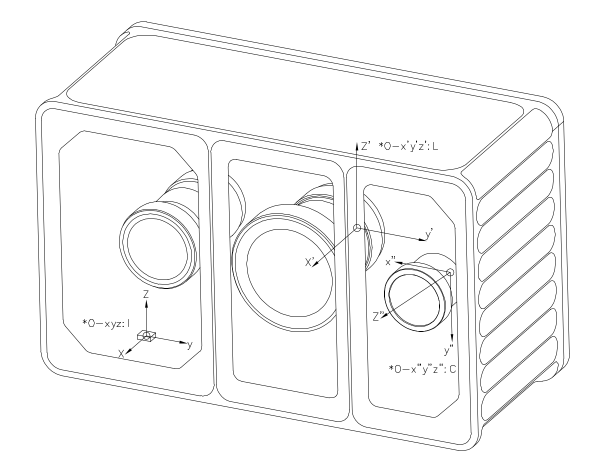
#> input picture 05_software/train/rc_mjlab/tools/nav_tools/assets/coordinate.png, 1229 x 944 px (shown at 1/2 size)
$ python annotate_odin1_relocalization_frame.py
#> lines starting #> are read from the running program, lines starting #| are printed output that depends on the picture
#!/usr/bin/env python3
"""Generate an annotated Odin1 relocalization-frame PNG.

The wiki defines Odin1 frames as:
  I: IMU frame
  L: LiDAR / point-cloud frame
  C = camera frame

Relocalization poses are tied to the SLAM point-cloud map, so the device pose
should be treated as T_map_L unless a driver-specific TF remaps it.
"""

from __future__ import annotations

from pathlib import Path

from PIL import Image, ImageDraw, ImageFont


TOOL_DIR = Path(__file__).resolve().parent
IMG_DIR = TOOL_DIR / "assets"
OUT = TOOL_DIR / "odin1_relocalization_frame.png"


def font(size: int, bold: bool = False) -> ImageFont.FreeTypeFont | ImageFont.ImageFont:
    return ImageFont.load_default()


def arrow(draw: ImageDraw.ImageDraw, start: tuple[int, int], end: tuple[int, int], color: tuple[int, int, int], width: int = 5) -> None:
    draw.line([start, end], fill=color, width=width)
    sx, sy = start
    ex, ey = end
    dx = ex - sx
    dy = ey - sy
    length = max((dx * dx + dy * dy) ** 0.5, 1.0)
    ux, uy = dx / length, dy / length
    px, py = -uy, ux
    head = 18
    wing = 9
    points = [
        (ex, ey),
        (int(ex - ux * head + px * wing), int(ey - uy * head + py * wing)),
        (int(ex - ux * head - px * wing), int(ey - uy * head - py * wing)),
    ]
    draw.polygon(points, fill=color)


def label_box(
    draw: ImageDraw.ImageDraw,
    xy: tuple[int, int],
    text: str,
    fill: tuple[int, int, int],
    text_color: tuple[int, int, int] = (255, 255, 255),
    size: int = 24,
) -> None:
    x, y = xy
    fnt = font(size, bold=True)
    lines = text.splitlines()
    widths = [draw.textbbox((0, 0), line, font=fnt)[2] for line in lines]
    heights = [draw.textbbox((0, 0), line, font=fnt)[3] - draw.textbbox((0, 0), line, font=fnt)[1] for line in lines]
    box_w = max(widths) + 28
    box_h = sum(heights) + 14 * (len(lines) - 1) + 24
    draw.rounded_rectangle((x, y, x + box_w, y + box_h), radius=10, fill=fill, outline=(255, 255, 255), width=2)
    cy = y + 12
    for line, h in zip(lines, heights):
        draw.text((x + 14, cy), line, fill=text_color, font=fnt)
        cy += h + 14


def main() -> int:
    coordinate = Image.open(IMG_DIR / "coordinate.png").convert("RGB")
    structure = Image.open(IMG_DIR / "structure1.png").convert("RGB")
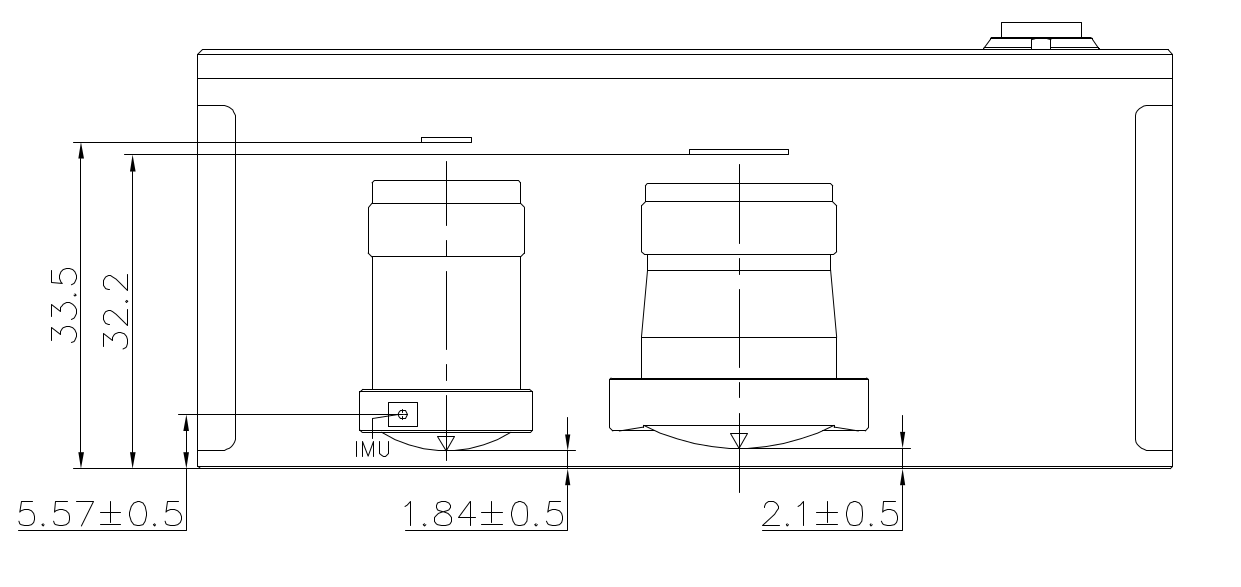
#> input picture 05_software/train/rc_mjlab/tools/nav_tools/assets/structure1.png, 1241 x 587 px

    target_w = 1180
    coordinate = coordinate.resize((target_w, int(coordinate.height * target_w / coordinate.width)))
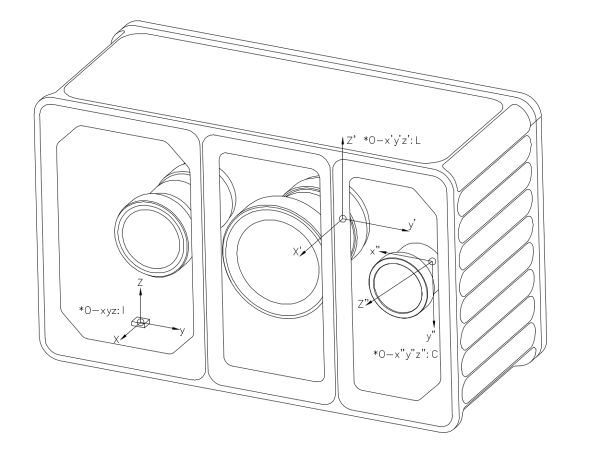
#> coordinate: PIL image 1180x906 RGB (shown at 1/2 size); min 0, max 255, mean 247.9
    structure = structure.resize((target_w, int(structure.height * target_w / structure.width)))
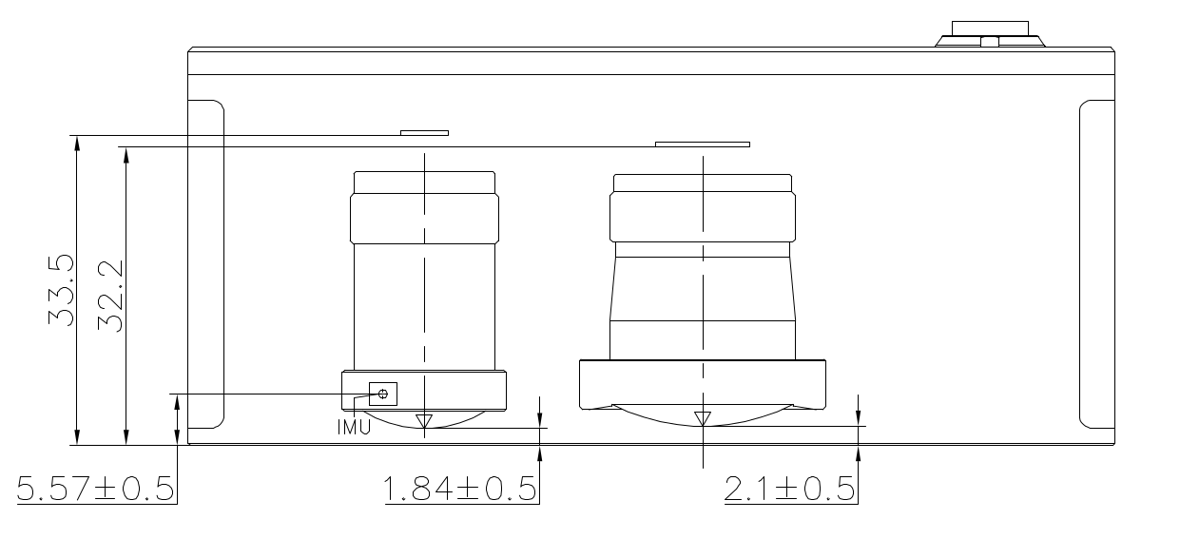
#> structure: PIL image 1180x558 RGB; min 0, max 255, mean 248.6

    gap = 24
    margin = 30
    title_h = 118
    canvas = Image.new("RGB", (target_w + margin * 2, title_h + coordinate.height + gap + structure.height + margin), (245, 247, 250))
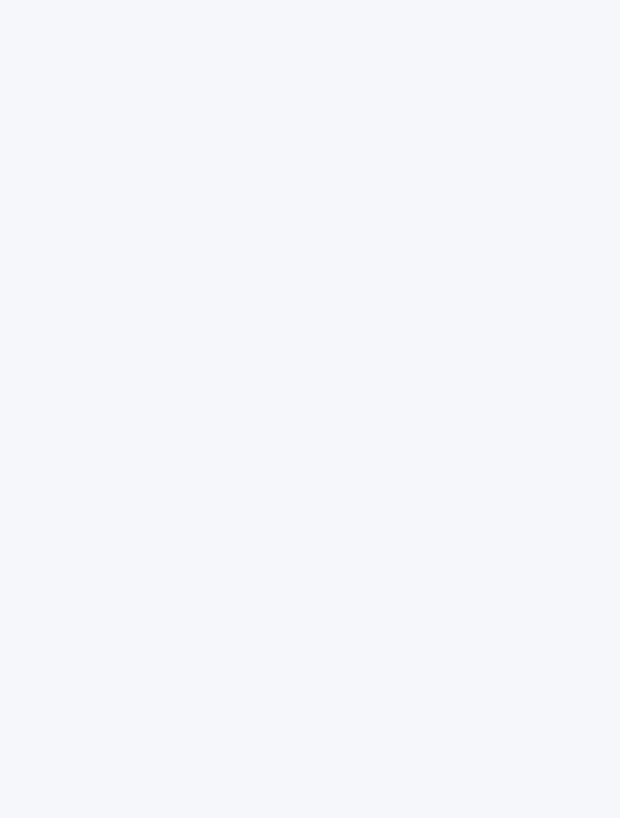
#> canvas: PIL image 1240x1636 RGB (shown at 1/2 size); mean R, G, B 245, 247, 250
    draw = ImageDraw.Draw(canvas)

    title_font = font(34, bold=True)
    body_font = font(22)
    draw.text((margin, 22), "Odin1 relocalization frame: LiDAR / point-cloud frame L", fill=(15, 23, 42), font=title_font)
    draw.text(
        (margin, 68),
        "Use the relocalization pose as T_map_L. Convert to robot base with your measured T_L_base.",
        fill=(51, 65, 85),
        font=body_font,
    )

    top_y = title_h
    bot_y = title_h + coordinate.height + gap
#> bot_y = 1048
    canvas.paste(coordinate, (margin, top_y))
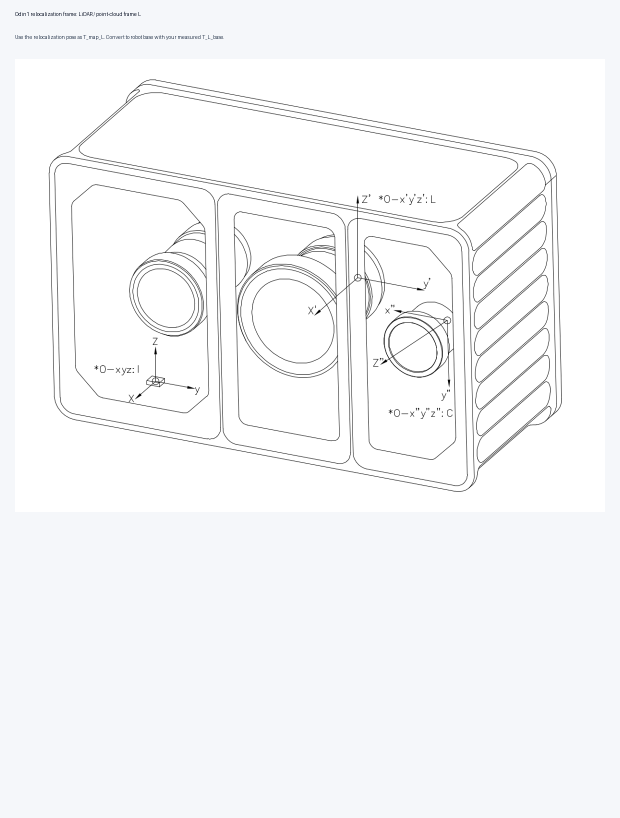
#> canvas: PIL image 1240x1636 RGB (shown at 1/2 size); mean R, G, B 246.4, 247.3, 248.8
    canvas.paste(structure, (margin, bot_y))
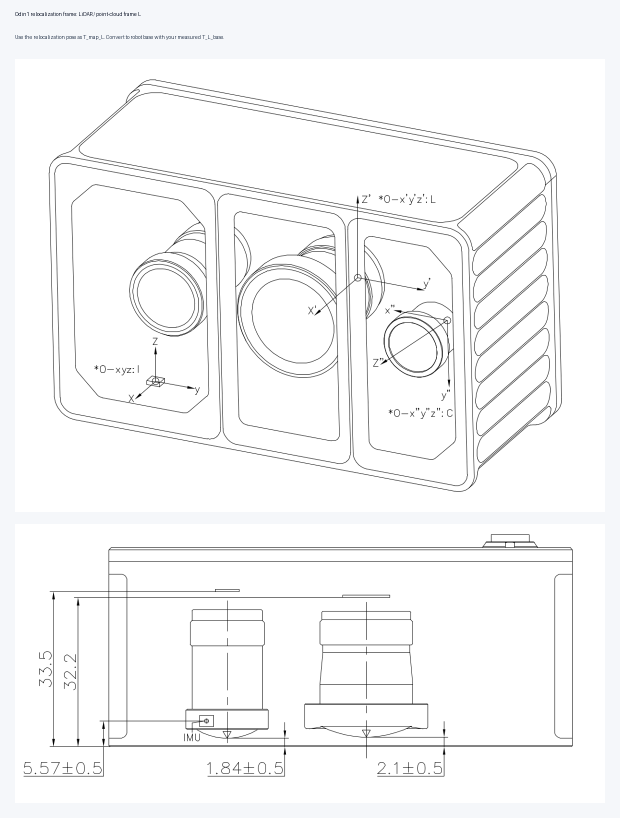
#> canvas: PIL image 1240x1636 RGB (shown at 1/2 size); mean R, G, B 247.6, 247.9, 248.3

    red = (220, 38, 38)
    blue = (37, 99, 235)
    green = (22, 163, 74)
    amber = (217, 119, 6)

    # coordinate.png positions after scaling to 1180 px.
    lidar_origin = (margin + 690, top_y + 255)
    imu_origin = (margin + 286, top_y + 655)
    camera_origin = (margin + 885, top_y + 500)

    draw.ellipse((lidar_origin[0] - 12, lidar_origin[1] - 12, lidar_origin[0] + 12, lidar_origin[1] + 12), fill=red, outline=(255, 255, 255), width=3)
    arrow(draw, (margin + 900, top_y + 150), lidar_origin, red, width=6)
    label_box(draw, (margin + 725, top_y + 70), "Relocalization pose\nis here: frame L", red)

    draw.ellipse((imu_origin[0] - 9, imu_origin[1] - 9, imu_origin[0] + 9, imu_origin[1] + 9), fill=blue)
    arrow(draw, (margin + 160, top_y + 555), imu_origin, blue, width=4)
    label_box(draw, (margin + 40, top_y + 460), "IMU frame I\nnot the relocalization origin", blue, size=20)

    draw.ellipse((camera_origin[0] - 9, camera_origin[1] - 9, camera_origin[0] + 9, camera_origin[1] + 9), fill=green)
    arrow(draw, (margin + 1015, top_y + 565), camera_origin, green, width=4)
    label_box(draw, (margin + 880, top_y + 585), "Camera frame C\nseparate optical frame", green, size=20)

    # structure1.png positions after scaling to 1180 px.
    struct_imu = (margin + 398, bot_y + 357)
#> struct_imu = (428, 1405)
    struct_lidar_hint = (margin + 677, bot_y + 350)
#> struct_lidar_hint = (707, 1398)
    draw.ellipse((struct_imu[0] - 9, struct_imu[1] - 9, struct_imu[0] + 9, struct_imu[1] + 9), fill=blue)
    arrow(draw, (margin + 245, bot_y + 250), struct_imu, blue, width=4)
    label_box(draw, (margin + 45, bot_y + 165), "Wiki marks IMU separately", blue, size=20)

    arrow(draw, (margin + 820, bot_y + 230), struct_lidar_hint, red, width=5)
    label_box(draw, (margin + 830, bot_y + 145), "L is the point-cloud/LiDAR frame\nshown in the coordinate diagram", red, size=20)

    note = (
        "Fixed wiki extrinsic: T^imu_lidar translation = [-0.02663, 0.03447, 0.02174] m, rotation = identity.\n"
        "So L and I axes are parallel, but their origins are offset. Do not use shell center as pose origin."
    )
    note_box = (margin, canvas.height - margin - 78, canvas.width - margin, canvas.height - margin)
#> note_box = (30, 1528, 1210, 1606)
    draw.rounded_rectangle(note_box, radius=10, fill=(255, 251, 235), outline=amber, width=2)
    draw.text((margin + 16, canvas.height - margin - 64), note, fill=(120, 53, 15), font=font(19))

    canvas.save(OUT)
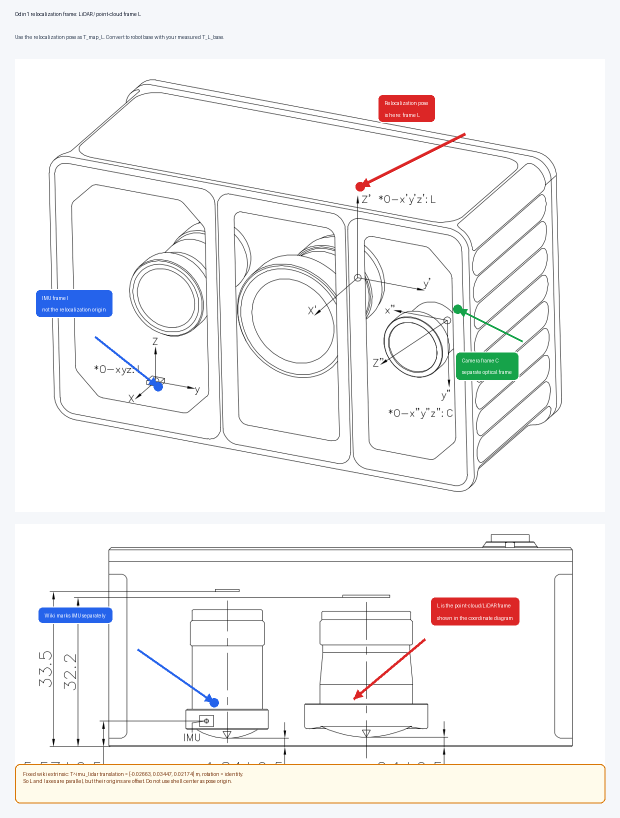
#> saved as odin1_relocalization_frame.png: PIL image 1240x1636 RGB (shown at 1/2 size); mean R, G, B 245, 244.2, 244.3
    print(OUT)
    return 0


if __name__ == "__main__":
    raise SystemExit(main())
#> (the program exits here)
